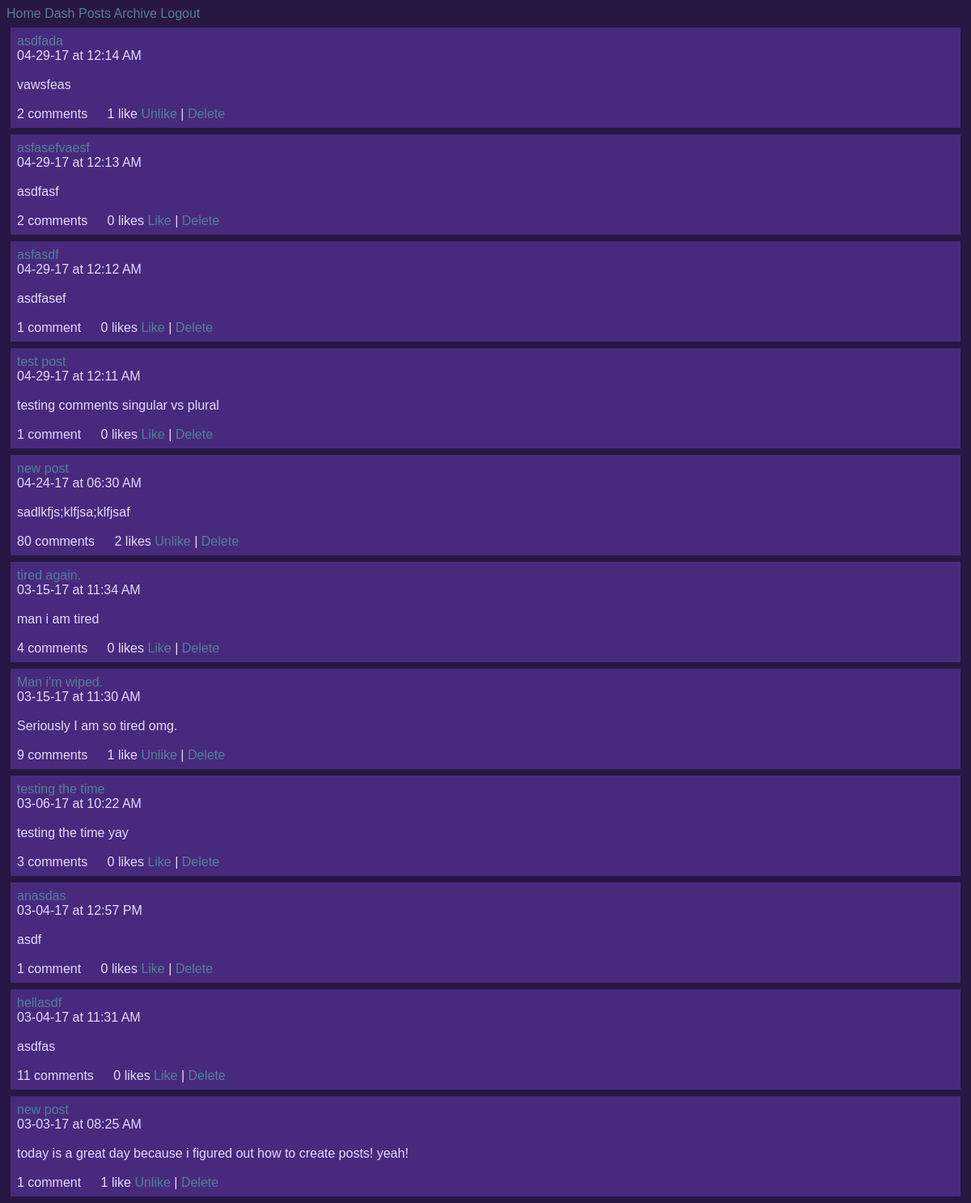
Page /ben/posts/ (signed in) on the earlier database version.
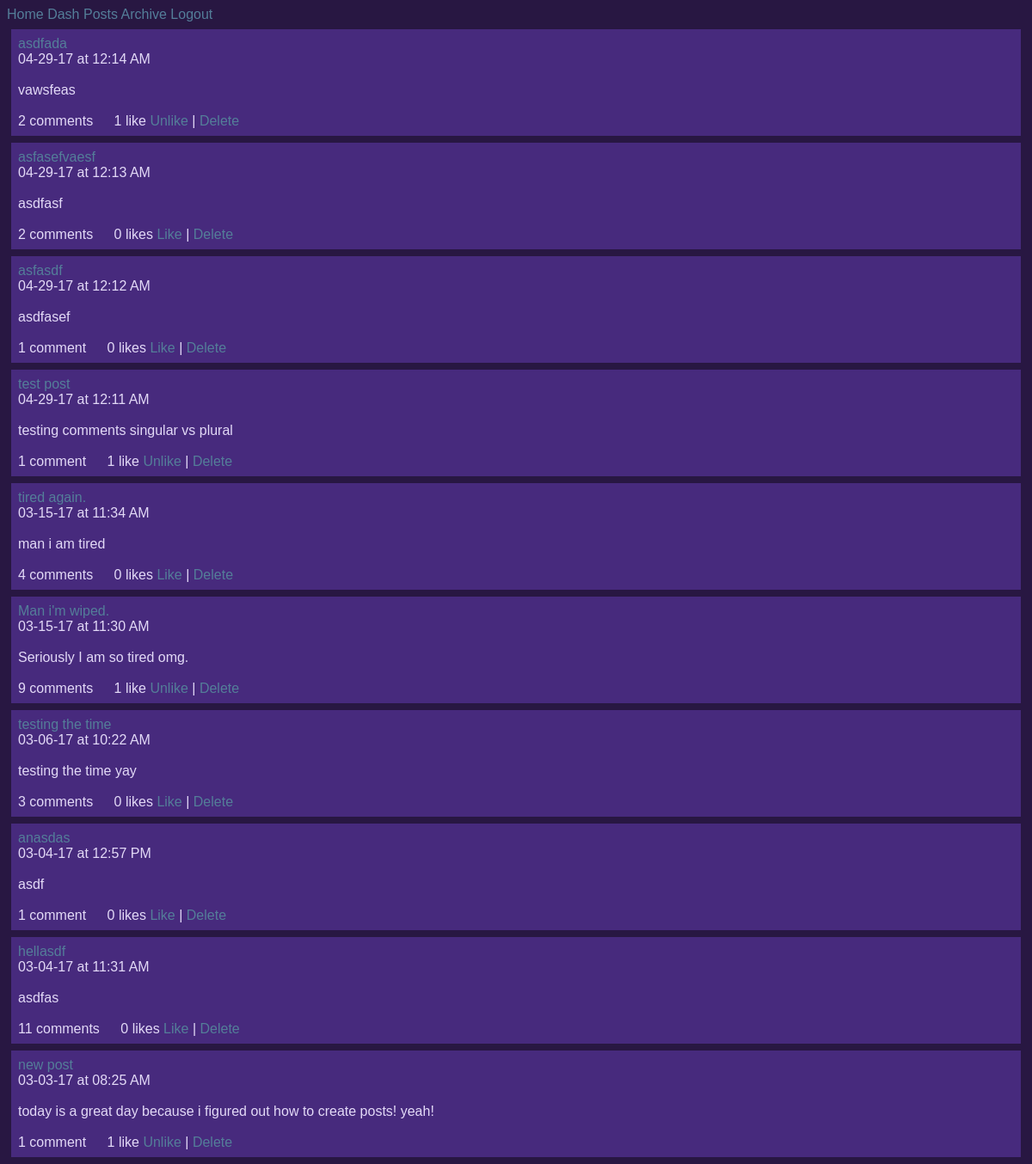
Same page on the later database version.
### posts/models.py (models this page shows)
class Post(models.Model):
        title = models.CharField(max_length=100)
        pub_date = models.DateTimeField('date published', auto_now_add=True)
        body = models.TextField()
        user = models.ForeignKey(User, on_delete=models.CASCADE, null=True)
        def utc_to_local(self, utc_datetime):
	        return utc_datetime.astimezone(tz=None)
        def __str__(self):
	        date = self.utc_to_local(self.pub_date).strftime('%m-%d-%y')
	        time = self.utc_to_local(self.pub_date).strftime('%I:%M %p')
	        return '%s at %s \n\n %s \n\n' % (date, time, self.body)

### comments/models.py (models this page shows)
class Like(models.Model):
	post = models.ForeignKey(Post, on_delete=models.CASCADE, null=True)
	liker = models.ForeignKey(User, on_delete=models.CASCADE, null=True)

### posts/views.py (the view)
def index(request, username):
    try:
    	User.objects.get(username=username)
    except:
    	return render(request, 'posts/index.html', {'username': None})
    return render(request, 'posts/index.html', {'username': User.objects.get(username=username)})

### posts/templatetags/likes_features.py (called while the page is built)
@register.simple_tag
def like_text(count):
	if count == 1:
		return str(count) + " like"
	else:
		return str(count) + " likes"

@register.simple_tag
def comment_text_index(count):
	if count == 1:
		return str(count) + " comment"
	else:
		return str(count) + " comments"

@register.simple_tag
def like_button(user, post):
	if user.like_set.filter(post=post):
		like_text = "Unlike"
	else:
		like_text = "Like"
	return like_text

### posts/templates/posts/index.html (shortened to what this page needs)
{% extends 'Blog/base.html' %}
{% load likes_features %}
{% block content %}
{% if username == None %}
	<h1>"Whoa dude, this user doesn't exist!"</h1>
{% else %}
	{% for post in username.post_set.all reversed %}
		<div class="post">
			<a href={% url 'posts:display-post' username=username post_number=post.id %}>{{ post.title|linebreaksbr }}</a> <br>
			{{ post|linebreaksbr }}
			<span class="comments">
				{% comment_text_index post.comment_set.count %}
			</span>
			<span class="likes" id="like-{{ post.id }}">
			{% like_text post.like_set.count %}
			</span>
			{% if user.is_authenticated %}
			<span>
				<a href={% url 'comments:like' username=post.user.username post=post.id %} class="like-link" id="like-link-{{ post.id }}">
				{% like_button request.user post %}
				</a>
			{% endif %}
			</span>
			{% if post.user.is_authenticated %}
			<span class="delete"> |
				<a href={% url 'posts:delete-post' username=post.user.username post_number=post.id %} class="delete-link">Delete</a>
			</span>
			{% endif %}
		</div>
	{% endfor %}
{% endif %}
{% endblock content%}

Differences in the rows shown:
removed Post: title "new post", pub_date+body "04-24-17 at 06:30 AM sadlkfjs;klfjsa;klfjsaf", id "80 comments", id "2 likes", auth_user.id.liker_id "Unlike", shows "Delete"
computed for Post "test post": id "0 likes" → "1 like"
Other differences:
text no longer shown: "Like"
text now shown: "Unlike"
